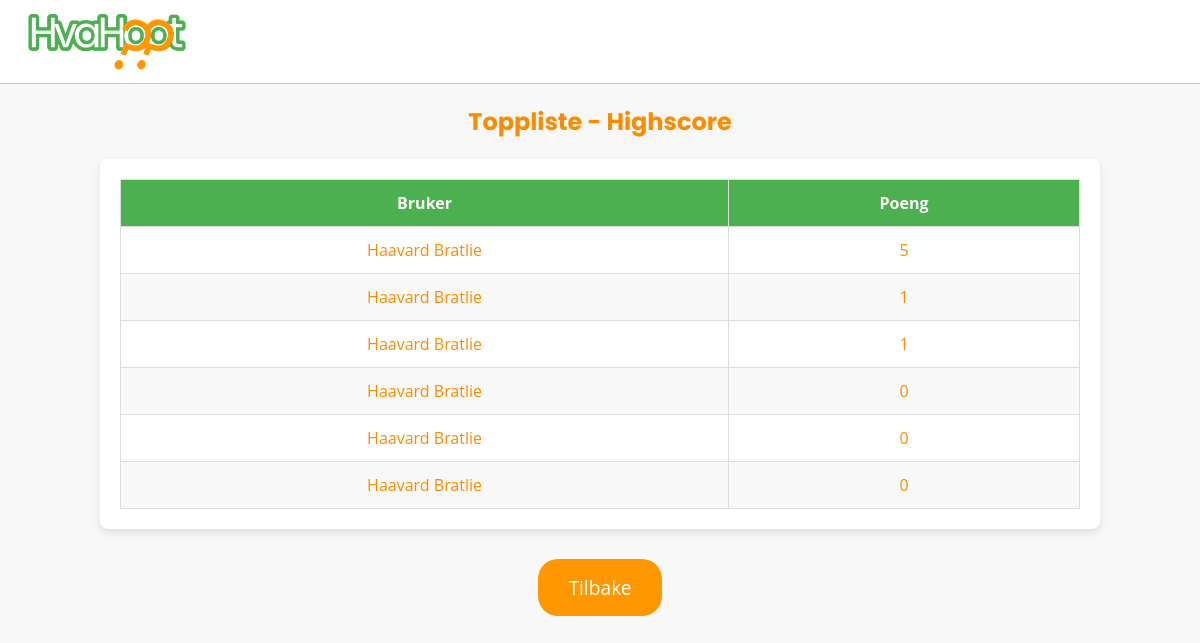
Page /highscore on the earlier database version.
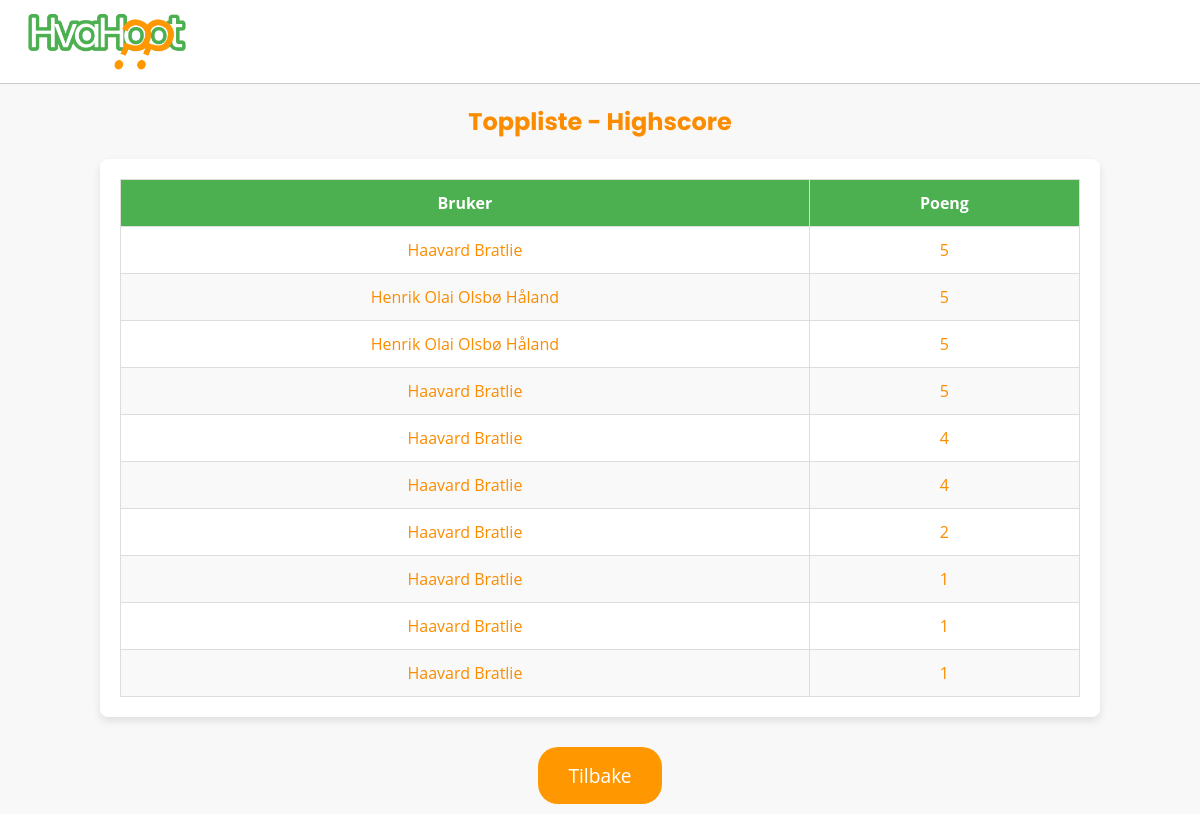
Same page on the later database version.
### tables this page shows
CREATE TABLE results (
            id INTEGER PRIMARY KEY AUTOINCREMENT,
            user_id INTEGER,
            score INTEGER,
            timestamp DATETIME DEFAULT CURRENT_TIMESTAMP,
            FOREIGN KEY(user_id) REFERENCES users(id)
        );

CREATE TABLE users (
            id INTEGER PRIMARY KEY AUTOINCREMENT,
            name TEXT UNIQUE NOT NULL,
            password TEXT NOT NULL
        );

### app.py (the view)
@app.route('/highscore')
def highscore_page():
    top_results = get_highscore_results()
    return render_template('highscore.html', top_results=top_results)

### app.py (called while the page is built)
def get_highscore_results():
    conn = sqlite3.connect("database.db")
    cursor = conn.cursor()
    sql = '''
        SELECT users.name, results.score
        FROM results
        JOIN users ON results.user_id = users.id
        ORDER BY results.score DESC
        LIMIT 10
    '''
    cursor.execute(sql)
    top_results = cursor.fetchall()
    conn.close()
    return top_results

### templates/highscore.html (shortened to what this page needs)
{% extends "base.html" %}
{% block content %}
<h2 class="font">Toppliste - Highscore</h2>
<div class="table-container">
    <table class="table">
        <thead>
            <tr>
                <th>Bruker</th>
                <th>Poeng</th>
            </tr>
        </thead>
        <tbody>
            {% for result in top_results %}
            <tr>
                <td>{{ result[0] }}</td>
                <td>{{ result[1] }}</td>
            </tr>
            {% endfor %}
        </tbody>
    </table>
</div>
{% endblock %}

Differences in the rows shown:
no longer on this page (row unchanged): results: name "Haavard Bratlie", score "0"
no longer on this page (row unchanged): results: name "Haavard Bratlie", score "0"
no longer on this page (row unchanged): results: name "Haavard Bratlie", score "0"
added results: name "Henrik Olai Olsbø Håland", score "5"
added results: name "Henrik Olai Olsbø Håland", score "5"
added results: name "Haavard Bratlie", score "5"
added results: name "Haavard Bratlie", score "4"
added results: name "Haavard Bratlie", score "4"
added results: name "Haavard Bratlie", score "2"
added results: name "Haavard Bratlie", score "1"
